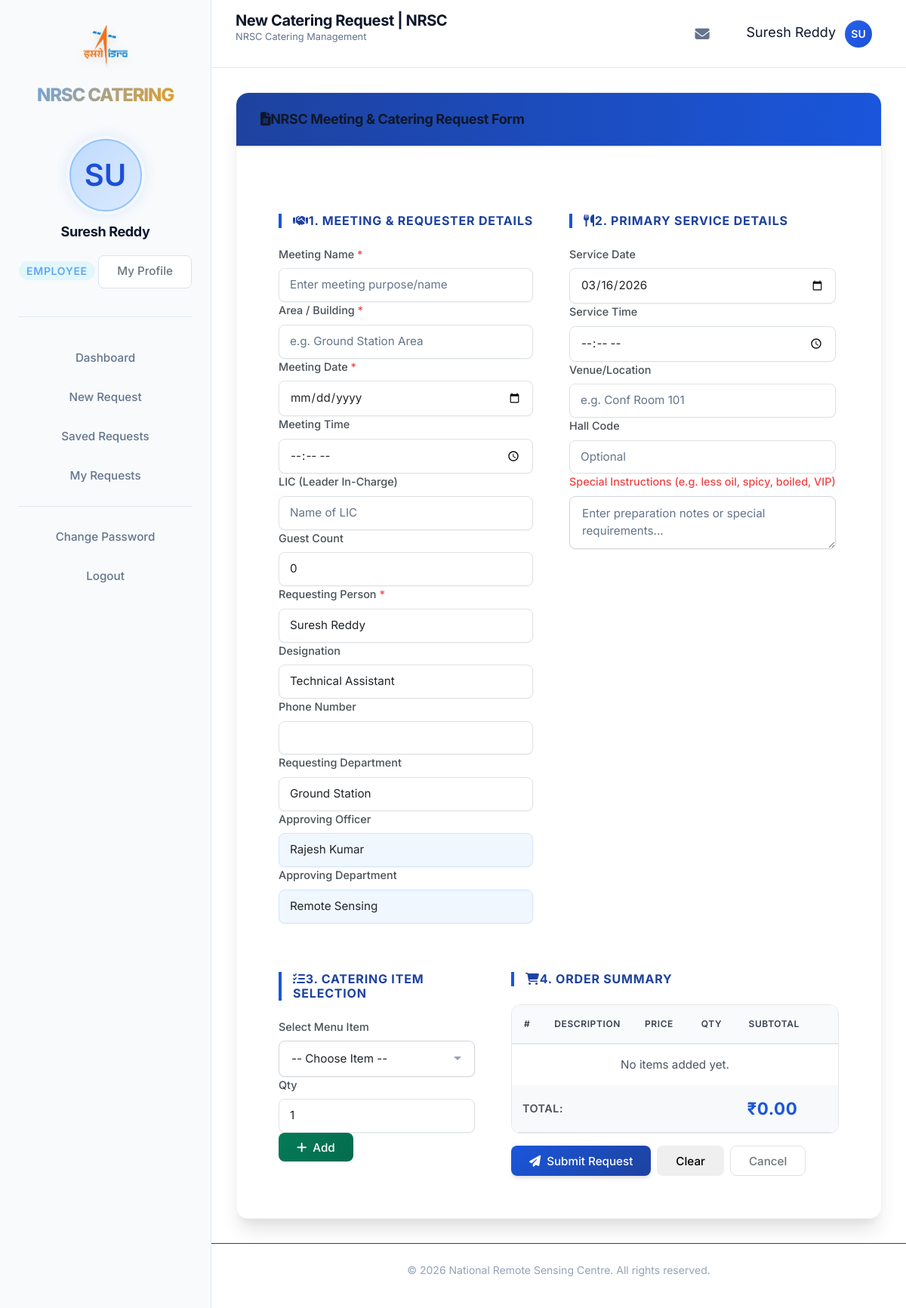
/employee/new_request.php (signed in), run on the app's committed database.
### tables this page shows
CREATE TABLE `users` (
    `id` INT AUTO_INCREMENT PRIMARY KEY,
    `userid` VARCHAR(50) NOT NULL UNIQUE,
    `password` VARCHAR(255) NOT NULL,
    `name` VARCHAR(100) NOT NULL,
    `email` VARCHAR(100) NOT NULL UNIQUE,
    `phone` VARCHAR(15) DEFAULT NULL,
    `designation` VARCHAR(100) DEFAULT NULL,
    `department` VARCHAR(100) DEFAULT NULL,
    `profile_image` VARCHAR(255) DEFAULT NULL,

    `role` ENUM('employee','officer','canteen','admin') 
    NOT NULL DEFAULT 'employee',

    `status` ENUM('active','inactive') 
    NOT NULL DEFAULT 'active',

    `created_at` TIMESTAMP DEFAULT CURRENT_TIMESTAMP,
    `updated_at` TIMESTAMP DEFAULT CURRENT_TIMESTAMP ON UPDATE CURRENT_TIMESTAMP,

    INDEX (`role`),
    INDEX (`status`)
);

### employee/new_request.php (the view, shortened to what the rows shown need)
<?php
require_once __DIR__ . '/../includes/auth.php';
$pageTitle = 'New Catering Request | NRSC';
require_once __DIR__ . '/../config/db.php';
$userId = getCurrentUserId();
$user   = fetchOne("SELECT * FROM users WHERE id = ?", [$userId], "i") ?? [];
$defName  = $user['name'] ?? '';
$defDept  = $user['department'] ?? '';
$defDesig = $user['designation'] ?? '';
$officer = fetchOne("SELECT * FROM users WHERE role='officer' AND status='active' LIMIT 1") ?? [];
$defOfficerName = $officer['name'] ?? '';
$defOfficerDept = $officer['department'] ?? '';
include __DIR__ . '/../includes/header.php';
?>
<div class="container-fluid py-4">
    <div class="row justify-content-center">
        <div class="col-lg-11">
            <div class="card border-0">
                <div class="card-body p-4">
                    <form method="POST" id="cateringRequestForm" class="needs-validation">
                        <div class="row g-4 align-items-start">
                            <div class="col-lg-6 d-flex flex-column gap-4">
                                <div class="p-4 border rounded-4 bg-white shadow-sm">
                                    <div class="row g-3">
                                        <div class="col-12">
                                            <label class="form-label fw-semibold">Requesting Person <span class="text-danger">*</span></label>
                                            <input type="text" name="requesting_person" class="form-control" value="<?= htmlspecialchars($defName ?? '') ?>" placeholder="Search name...">
                                        </div>
                                        <div class="col-md-6">
                                            <label class="form-label fw-semibold">Designation</label>
                                            <input type="text" name="requesting_designation" class="form-control" value="<?= htmlspecialchars($defDesig ?? '') ?>">
                                        </div>
                                        <div class="col-12">
                                            <label class="form-label fw-semibold">Requesting Department</label>
                                            <input type="text" name="requesting_department" class="form-control" value="<?= htmlspecialchars($defDept ?? '') ?>">
                                        </div>
                                        <div class="col-md-6">
                                            <label class="form-label fw-semibold">Approving Officer</label>
                                            <input type="text" name="approving_by" class="form-control bg-light-blue" value="<?= htmlspecialchars($defOfficerName ?? '') ?>">
                                        </div>
                                        <div class="col-md-6">
                                            <label class="form-label fw-semibold">Approving Department</label>
                                            <input type="text" name="approving_department" class="form-control bg-light-blue" value="<?= htmlspecialchars($defOfficerDept ?? '') ?>">
                                        </div>
                                    </div>
                                </div>
                            </div>
                            <div class="col-lg-6 d-flex flex-column gap-4">
                                <div class="p-4 border rounded-4 bg-white shadow-sm">
                                    <div class="table-responsive">
                                        <table class="table table-bordered table-hover align-middle mb-0" id="items-table">
                                            <thead class="table-info">
                                                <tr>
                                                    <th width="40">#</th>
                                                    <th>Description</th>
                                                    <th width="100">Price</th>
                                                    <th width="80">Qty</th>
                                                    <th width="100">Subtotal</th>
                                                    <th width="50"></th>
                                                </tr>
                                            </thead>
                                            <tfoot class="table-light">
                                                <tr>
                                                    <th colspan="4" class="text-end">Total:</th>
                                                    <th id="grand-total" class="text-primary">₹0.00</th>
                                                    <th></th>
                                                </tr>
                                            </tfoot>
                                        </table>
                                    </div>
                                </div>
                            </div>
                        </div>
                    </form>
                </div>
            </div>
        </div>
    </div>
</div>
<?php include __DIR__ . '/../includes/footer.php'; ?>

### includes/header.php (shortened to what the rows shown need)
<?php
require_once __DIR__ . '/../config/db.php';
$currentUser = null;
if (isset($_SESSION['user_id'])) {
    $currentUser = fetchOne(
        "SELECT * FROM users WHERE id = ?",
        [$_SESSION['user_id']],
        "i"
    );
}
$pageTitle = $pageTitle ?? 'Dashboard';
$userName = $currentUser['name'] ?? 'User';
$userInitials = strtoupper(substr($userName, 0, 2));
?>
<!DOCTYPE html>
<html lang="en">
<head>
    <link rel="stylesheet" href="https://cdnjs.cloudflare.com/ajax/libs/font-awesome/6.4.0/css/all.min.css">
    <link rel="stylesheet" href="/catering_system/assets/css/main.css">
    <link rel="stylesheet" href="/catering_system/assets/css/dashboard.css">
    <link rel="stylesheet" href="/catering_system/assets/css/convo.css">
    <link rel="stylesheet" href="/catering_system/assets/css/request_form.css">
</head>
<body>
<div class="convo-layout">
    <?php include __DIR__ . '/sidebar.php'; ?>
    <main class="convo-main">
        <header class="convo-header">
            <div class="header-left">
                <div>
                    <h1 class="page-title">
                        <?php echo htmlspecialchars($pageTitle); ?>
                    </h1>
                </div>
            </div>
            <div class="header-right" style="display: flex; align-items: center;">
                <div class="user-dropdown">
                    <span class="user-name">
                        <?php echo htmlspecialchars($userName); ?>
                    </span>
                    <div class="user-dropdown-avatar">
                        <?php if (!empty($currentUser['profile_image'])): ?>
                            <img src="/catering_system/<?php echo htmlspecialchars($currentUser['profile_image']); ?>"
                                 alt="Profile"
                                 style="width: 100%; height: 100%; border-radius: 50%; object-fit: cover;">
                        <?php else: ?>
                            <?php echo $userInitials; ?>
                        <?php endif; ?>
                    </div>
                </div>
            </div>
        </header>
        <div class="convo-content">

### includes/sidebar.php (shortened to what the rows shown need)
<?php
$role = $_SESSION['role'] ?? 'employee';
?>
<aside class="convo-sidebar">
    <div class="user-profile-large">
        <div class="avatar-xl" style="overflow: hidden;">
             <?php if (!empty($currentUser['profile_image'])): ?>
                 <img src="/catering_system/<?php echo htmlspecialchars($currentUser['profile_image']); ?>"
                      alt="Avatar"
                      style="width: 100%; height: 100%; object-fit: cover; border-radius: 50%;">
             <?php else: ?>
                 <?php echo htmlspecialchars($userInitials ?? 'U'); ?>
             <?php endif; ?>
        </div>
        <h3 class="user-name"><?php echo htmlspecialchars($userName ?? 'User'); ?></h3>
        <p class="user-role"><?php echo ROLE_LABELS[$role] ?? 'User'; ?></p>
        <a href="/catering_system/profile.php" class="btn btn-sm btn-secondary mt-4 w-full" style="justify-content: center;">
            My Profile
        </a>
    </div>
</aside>

### data on the page
users: name "SU", name "Suresh Reddy", requesting_person "Suresh Reddy", requesting_designation "Technical Assistant", requesting_department "Ground Station"
users: approving_by "Rajesh Kumar", approving_department "Remote Sensing"

### other printed values
ROLE_LABELS[$role] "EMPLOYEE"
$pageTitle "New Catering Request | NRSC"
